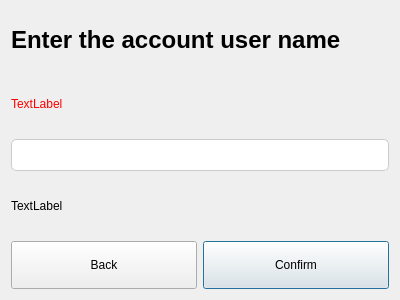
<?xml version="1.0" encoding="UTF-8"?>
<ui version="4.0">
 <class>AgetAccountNumWindow</class>
 <widget class="QDialog" name="AgetAccountNumWindow">
  <property name="geometry">
   <rect>
    <x>0</x>
    <y>0</y>
    <width>400</width>
    <height>300</height>
   </rect>
  </property>
  <property name="windowTitle">
   <string>Dialog</string>
  </property>
  <layout class="QVBoxLayout" name="verticalLayout">
   <item>
    <widget class="QLabel" name="label">
     <property name="styleSheet">
      <string notr="true">QLabel{


font-size:24px;

font-weight:500;

}</string>
     </property>
     <property name="text">
      <string>Enter the account user name</string>
     </property>
    </widget>
   </item>
   <item>
    <widget class="QLabel" name="label_error">
     <property name="styleSheet">
      <string notr="true">QLabel{

color:red;


}</string>
     </property>
     <property name="text">
      <string>TextLabel</string>
     </property>
    </widget>
   </item>
   <item>
    <widget class="QLineEdit" name="lineEdit">
     <property name="styleSheet">
      <string notr="true">QLineEdit{


height:30px;
outline:none;
border-radius:5px;
border:1px solid #ccc;
padding-left:15px;
font-size:16px;

}</string>
     </property>
    </widget>
   </item>
   <item>
    <widget class="QLabel" name="label_result">
     <property name="text">
      <string>TextLabel</string>
     </property>
    </widget>
   </item>
   <item>
    <layout class="QHBoxLayout" name="horizontalLayout">
     <item>
      <widget class="QPushButton" name="pushButton_Back">
       <property name="styleSheet">
        <string notr="true">QPushButton{


height:40px;


}</string>
       </property>
       <property name="text">
        <string>Back</string>
       </property>
       <property name="autoDefault">
        <bool>false</bool>
       </property>
      </widget>
     </item>
     <item>
      <widget class="QPushButton" name="pushButton_confirm">
       <property name="styleSheet">
        <string notr="true">QPushButton{


height:40px;


}</string>
       </property>
       <property name="text">
        <string>Confirm</string>
       </property>
      </widget>
     </item>
    </layout>
   </item>
  </layout>
 </widget>
 <resources/>
 <connections/>
</ui>
